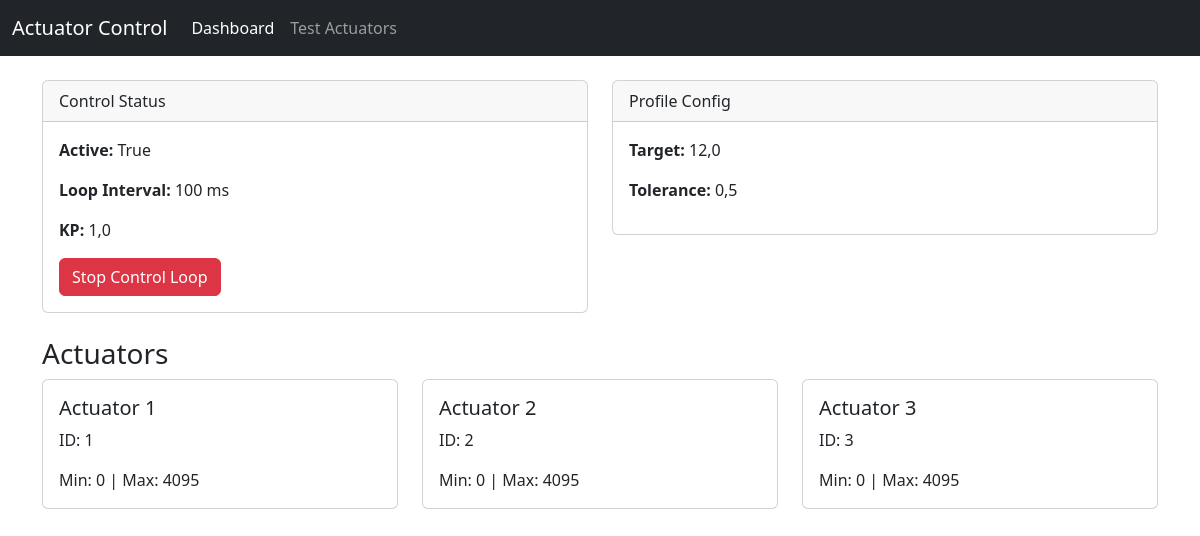
The app's page /, older data.
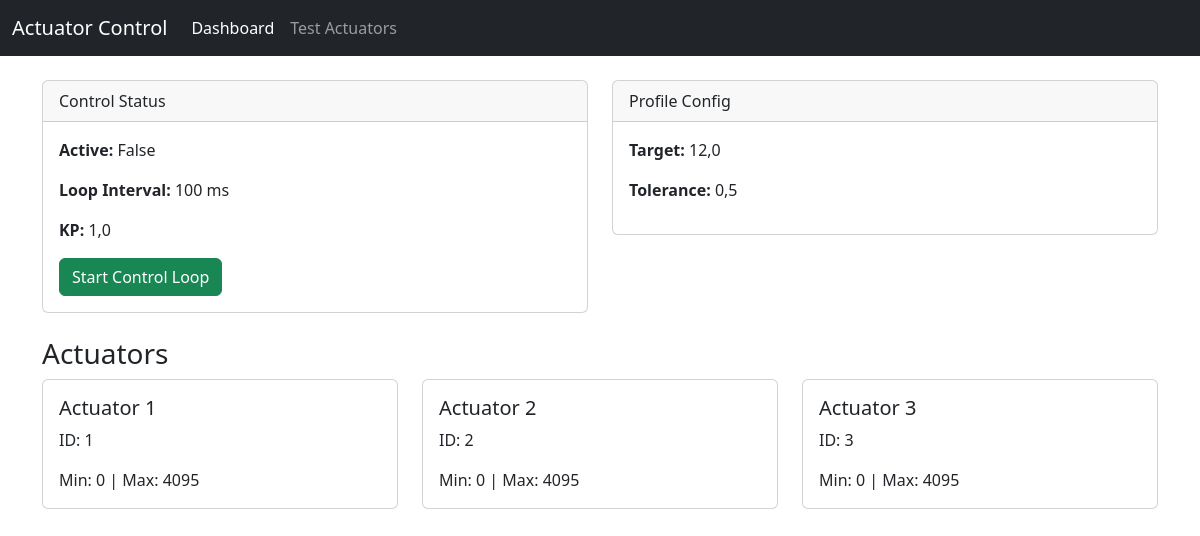
The same page, newer data.
### apps/hardware/models.py (models this page shows, shortened)
class ControlSettings(models.Model):
    is_active = models.BooleanField(default=False)
    loop_interval_ms = models.PositiveIntegerField(default=100) # Control loop speed
    kp = models.FloatField(default=1.0, help_text="Proportional Gain")
    ki = models.FloatField(default=0.0, help_text="Integral Gain")
    kd = models.FloatField(default=0.0, help_text="Derivative Gain")

class ProfileConfig(models.Model):
    name = models.CharField(max_length=50, default="Main Profilometer")
    target_value = models.FloatField(help_text="Target profile reading value", default=0.0)
    tolerance = models.FloatField(help_text="Acceptable deviation (+/-)", default=0.5)
    is_simulated = models.BooleanField(default=False, help_text="Use simulated value instead of partial sensor reading")
    simulated_value = models.FloatField(default=10.0, help_text="Value to use when in simulation mode")

class ActuatorConfig(models.Model):
    name = models.CharField(max_length=50)
    modbus_id = models.PositiveIntegerField(unique=True)
    min_position = models.IntegerField(default=0)
    max_position = models.IntegerField(default=4095)
    offset = models.IntegerField(default=0)

### apps/web/views.py (the view)
# urls.py: path('', DashboardView.as_view(), name='dashboard'),
class DashboardView(TemplateView):
    template_name = "web/dashboard.html"
    def get_context_data(self, **kwargs):
        context = super().get_context_data(**kwargs)
        context['actuators'] = ActuatorConfig.objects.all()
        context['profile_config'] = ProfileConfig.objects.first()
        context['control_settings'] = ControlSettings.objects.first()
        return context

### apps/web/templates/web/dashboard.html (shortened to what this page needs)
{% extends 'web/base.html' %}
{% block content %}
<div class="row">
    <div class="col-md-6 mb-4">
        <div class="card">
            <div class="card-header">Control Status</div>
            <div class="card-body">
                {% if control_settings %}
                <p><strong>Active:</strong> {{ control_settings.is_active }}</p>
                <p><strong>Loop Interval:</strong> {{ control_settings.loop_interval_ms }} ms</p>
                <p><strong>KP:</strong> {{ control_settings.kp }}</p>
                <div class="mt-3">
                    <form action="{% url 'toggle_control' %}" method="post">
                        {% if control_settings.is_active %}
                        <button type="submit" class="btn btn-danger">Stop Control Loop</button>
                        {% else %}
                        <button type="submit" class="btn btn-success">Start Control Loop</button>
                        {% endif %}
                    </form>
                </div>
                {% else %}
                <p class="text-warning">No Control Settings Found. Please run
                    <code>python manage.py init_data</code>
                </p>
                {% endif %}
            </div>
        </div>
    </div>
    <div class="col-md-6 mb-4">
        <div class="card">
            <div class="card-header">Profile Config</div>
            <div class="card-body">
                {% if profile_config %}
                <p><strong>Target:</strong> {{ profile_config.target_value }}</p>
                <p><strong>Tolerance:</strong> {{ profile_config.tolerance }}</p>
                {% else %}
                <p class="text-warning">No Profile Config Found</p>
                {% endif %}
            </div>
        </div>
    </div>
</div>
<h3>Actuators</h3>
<div class="row">
    {% for actuator in actuators %}
    <div class="col-md-4 mb-3">
        <div class="card">
            <div class="card-body">
                <h5 class="card-title">{{ actuator.name }}</h5>
                <p class="card-text">ID: {{ actuator.modbus_id }}</p>
                <p class="card-text">Min: {{ actuator.min_position }} | Max: {{ actuator.max_position }}</p>
            </div>
        </div>
    </div>
    {% empty %}
    <div class="col-12">
        <p>No actuators configured.</p>
    </div>
    {% endfor %}
</div>
{% endblock %}

### apps/web/templates/web/base.html (shortened to what this page needs)
<!DOCTYPE html>
<html lang="en">
<head>
    <link href="https://cdn.jsdelivr.net/npm/bootstrap@5.3.0/dist/css/bootstrap.min.css" rel="stylesheet">
</head>
<body>
    <nav class="navbar navbar-expand-lg navbar-dark bg-dark mb-4">
        <div class="container-fluid">
            <a class="navbar-brand" href="{% url 'dashboard' %}">Actuator Control</a>
            <div class="collapse navbar-collapse" id="navbarNav">
                <ul class="navbar-nav">
                    <li class="nav-item">
                        <a class="nav-link {% if request.resolver_match.url_name == 'dashboard' %}active{% endif %}"
                            aria-current="page" href="{% url 'dashboard' %}">Dashboard</a>
                    </li>
                    <li class="nav-item">
                        <a class="nav-link {% if 'test' in request.path %}active{% endif %}"
                            href="{% url 'test_actuators' %}">Test Actuators</a>
                    </li>
                </ul>
            </div>
        </div>
    </nav>
    <div class="container">
        {% block content %}{% endblock %}
    </div>
</body>
</html>

Row changes from the older to the newer data that the page shows:
changed ControlSettings: is_active "True" → "False"
Text that changed along with them:
text no longer shown: "Stop Control Loop"
text now shown: "Start Control Loop"
